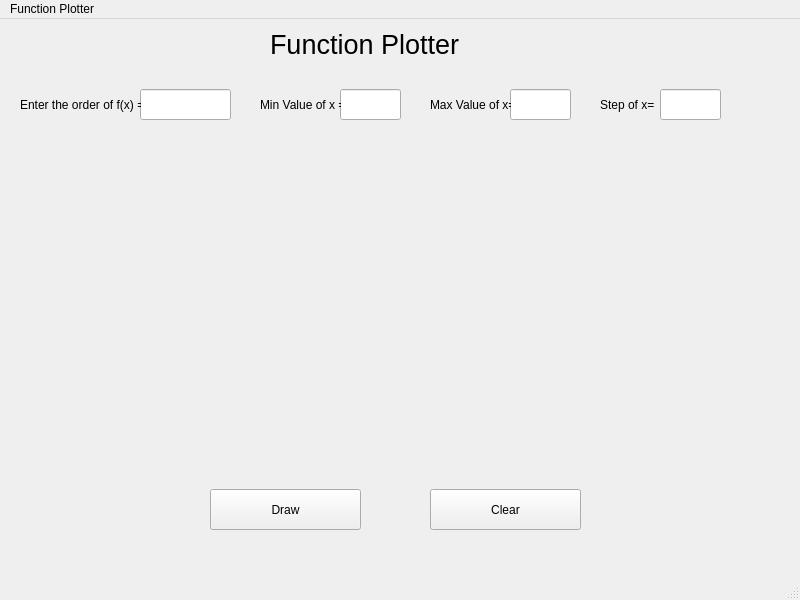
<?xml version="1.0" encoding="UTF-8"?>
<ui version="4.0">
 <class>MainWindow</class>
 <widget class="QMainWindow" name="MainWindow">
  <property name="geometry">
   <rect>
    <x>0</x>
    <y>0</y>
    <width>800</width>
    <height>600</height>
   </rect>
  </property>
  <property name="windowTitle">
   <string>MainWindow</string>
  </property>
  <widget class="QWidget" name="centralwidget">
   <widget class="QLineEdit" name="fx_order">
    <property name="geometry">
     <rect>
      <x>140</x>
      <y>70</y>
      <width>91</width>
      <height>31</height>
     </rect>
    </property>
   </widget>
   <widget class="QLabel" name="label">
    <property name="geometry">
     <rect>
      <x>20</x>
      <y>70</y>
      <width>121</width>
      <height>31</height>
     </rect>
    </property>
    <property name="text">
     <string>Enter the order of f(x) =</string>
    </property>
   </widget>
   <widget class="QLineEdit" name="min_x">
    <property name="geometry">
     <rect>
      <x>340</x>
      <y>70</y>
      <width>61</width>
      <height>31</height>
     </rect>
    </property>
    <property name="text">
     <string/>
    </property>
   </widget>
   <widget class="QLabel" name="label_2">
    <property name="geometry">
     <rect>
      <x>260</x>
      <y>70</y>
      <width>81</width>
      <height>31</height>
     </rect>
    </property>
    <property name="text">
     <string>Min Value of x =</string>
    </property>
   </widget>
   <widget class="QLineEdit" name="max_x">
    <property name="geometry">
     <rect>
      <x>510</x>
      <y>70</y>
      <width>61</width>
      <height>31</height>
     </rect>
    </property>
   </widget>
   <widget class="QLabel" name="label_3">
    <property name="geometry">
     <rect>
      <x>430</x>
      <y>70</y>
      <width>81</width>
      <height>31</height>
     </rect>
    </property>
    <property name="text">
     <string>Max Value of x=</string>
    </property>
   </widget>
   <widget class="QLabel" name="label_4">
    <property name="geometry">
     <rect>
      <x>270</x>
      <y>10</y>
      <width>231</width>
      <height>31</height>
     </rect>
    </property>
    <property name="font">
     <font>
      <pointsize>20</pointsize>
     </font>
    </property>
    <property name="text">
     <string>Function Plotter</string>
    </property>
   </widget>
   <widget class="QCustomPlot" name="plot" native="true">
    <property name="geometry">
     <rect>
      <x>260</x>
      <y>130</y>
      <width>481</width>
      <height>291</height>
     </rect>
    </property>
   </widget>
   <widget class="QPushButton" name="btn_draw">
    <property name="geometry">
     <rect>
      <x>210</x>
      <y>470</y>
      <width>151</width>
      <height>41</height>
     </rect>
    </property>
    <property name="text">
     <string>Draw</string>
    </property>
   </widget>
   <widget class="QPushButton" name="btn_clear">
    <property name="geometry">
     <rect>
      <x>430</x>
      <y>470</y>
      <width>151</width>
      <height>41</height>
     </rect>
    </property>
    <property name="text">
     <string>Clear</string>
    </property>
   </widget>
   <widget class="QLabel" name="label_5">
    <property name="geometry">
     <rect>
      <x>600</x>
      <y>70</y>
      <width>61</width>
      <height>31</height>
     </rect>
    </property>
    <property name="text">
     <string>Step of x=</string>
    </property>
   </widget>
   <widget class="QLineEdit" name="step_x">
    <property name="geometry">
     <rect>
      <x>660</x>
      <y>70</y>
      <width>61</width>
      <height>31</height>
     </rect>
    </property>
    <property name="text">
     <string/>
    </property>
   </widget>
  </widget>
  <widget class="QMenuBar" name="menubar">
   <property name="geometry">
    <rect>
     <x>0</x>
     <y>0</y>
     <width>800</width>
     <height>21</height>
    </rect>
   </property>
   <widget class="QMenu" name="menuFunction_Plotter">
    <property name="title">
     <string>Function Plotter</string>
    </property>
   </widget>
   <addaction name="menuFunction_Plotter"/>
  </widget>
  <widget class="QStatusBar" name="statusbar"/>
 </widget>
 <customwidgets>
  <customwidget>
   <class>QCustomPlot</class>
   <extends>QWidget</extends>
   <header>qcustomplot.h</header>
   <container>1</container>
  </customwidget>
 </customwidgets>
 <resources/>
 <connections/>
</ui>
